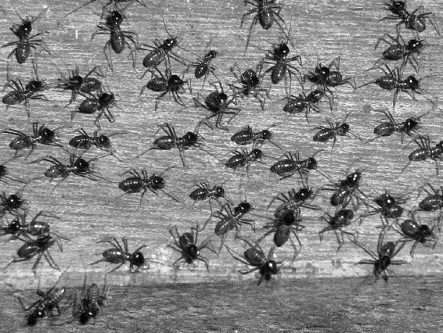
#> input picture op4/ants/af1.png, 443 x 333 px
$ python algoritme.py
#> lines starting #> are read from the running program, lines starting #| are printed output that depends on the picture
import cv2

af1_img = cv2.imread('af1.png')
#> af1_img is the input picture: shape (333, 443, 3); min 0, max 255, mean 131.6
af2_img = cv2.imread('af2.png')
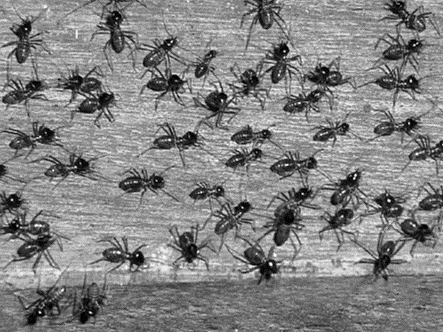
#> input picture op4/ants/af2.png, 443 x 332 px
#> af2_img is the input picture: shape (332, 443, 3); min 0, max 255, mean 131.1

af1_img_resized = cv2.resize(af1_img, (500, 500))
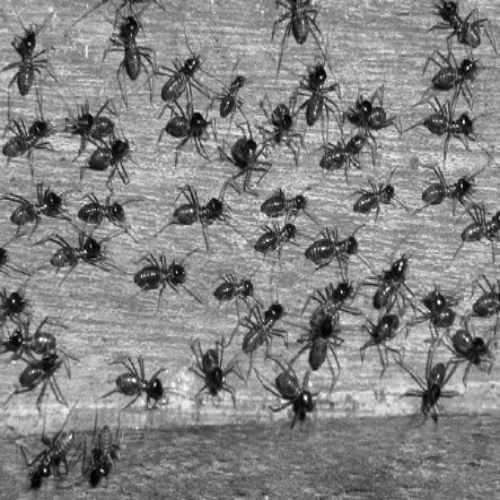
#> af1_img_resized: shape (500, 500, 3); min 0, max 255, mean 131.5
af2_img_resized = cv2.resize(af2_img, (500, 500))

# -----------------------------------------------
# Using gaussian to blur image
# ------------------------------------------------

af1_blurred_img = cv2.GaussianBlur(af1_img_resized, (5, 5), 0)
af2_blurred_img = cv2.GaussianBlur(af2_img_resized, (5, 5), 0)


result = cv2.bitwise_xor(af1_blurred_img, af2_blurred_img)
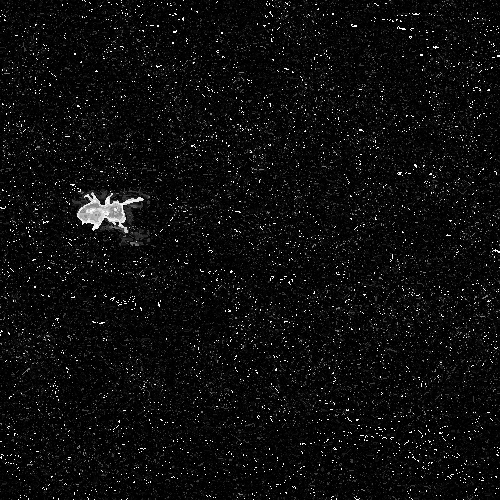
#> result: shape (500, 500, 3); min 0, max 255, mean 13.2

cv2.imshow("result", result)

cv2.waitKey(0)
cv2.destroyAllWindows()
